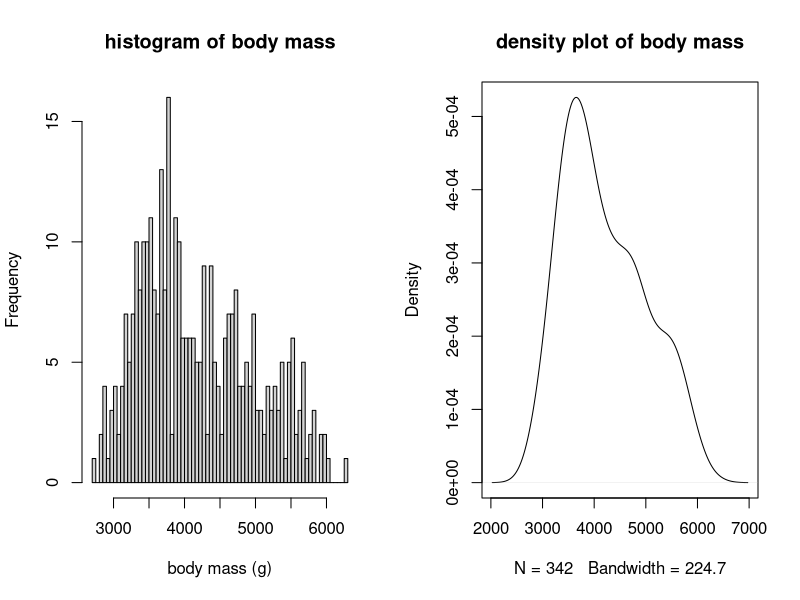
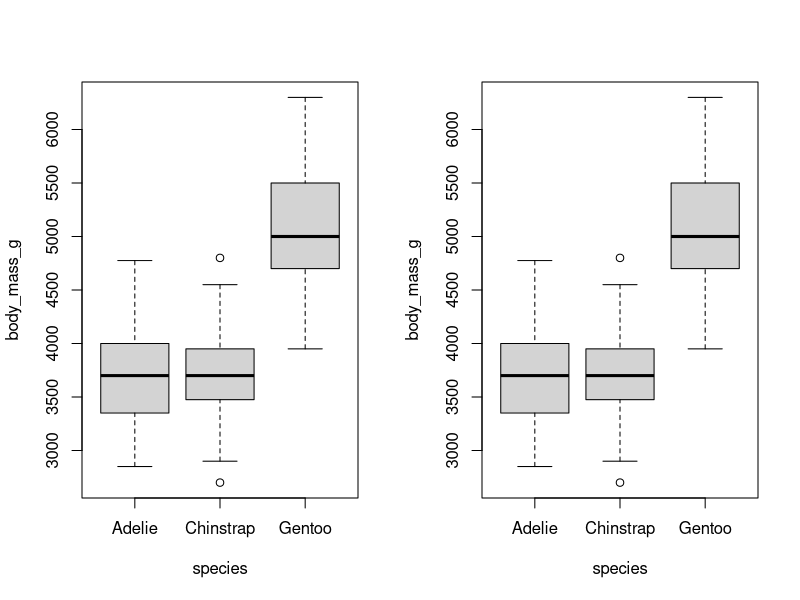
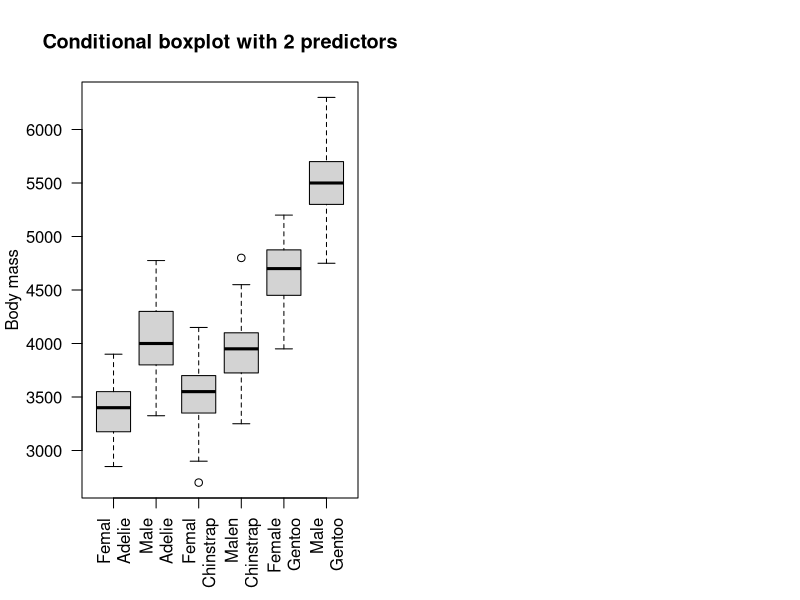

R code for these plots, in order:
##Using models 2

#1-sample t-test
library(palmerpenguins)
t.test(subset(penguins, species == "Gentoo")$flipper_length_mm)


#test if legnth is equal to 218
t.test(
  x = subset(penguins, species == "Gentoo")$flipper_length_mm,
  mu = 218
)

#test if length is smaller thank 218
t.test(
  x = subset(penguins, species == "Gentoo")$flipper_length_mm,
  mu = 218,
  alternative = "less"
)


#2-sample t-test
t.test(flipper_length_mm ~ species, data = subset(penguins, species != "Chinstrap"))

#1 - Analysis of Variance (ANOVA)
#Data exploration
#Graphical
par(mfrow = c(1, 2))
hist(penguins$body_mass_g, breaks = 80, main = "histogram of body mass", xlab = "body mass (g)")
plot(density(penguins$body_mass_g, na.rm = TRUE), main = "density plot of body mass")

require(palmerpenguins)
boxplot(body_mass_g ~ species, data = penguins)

#numerical
dat_chinstrap = subset(penguins, species == "Chinstrap")
mean(dat_chinstrap$body_mass_g, na.rm = TRUE)
shapiro.test(dat_chinstrap$body_mass_g)


#shortcut for calculating the species mean body masses
aggregate(body_mass_g ~ species, data = penguins, FUN = mean)

aggregate(
  body_mass_g ~ species,
  data = penguins,
  FUN = function(x) shapiro.test(x)$p.value)


#Fit a linear model
fit_species = lm(body_mass_g ~ species, data = penguins)

#look at the model coefficients 
summary(fit_species)

#Conduct the ANOVA
anova(fit_species)

#One-Way Anova Complete Walkthrough
fit_species = lm(body_mass_g ~ species, data = penguins)
summary(fit_species)
anova(fit_species)


#Two-Way Additive ANOVA
boxplot(body_mass_g ~ species, data = penguins)

#Fit a 2-way, additive model.
fit_additive = lm(body_mass_g ~ sex + species, data = penguins)

#Two-Way interactive (factorial) ANOVA
fit_interactive = lm(body_mass_g ~ sex * species, data = penguins)

summary(fit_interactive)


#Simple Linear Regression: Penguin Bills and Body Mass
lm(bill_length_mm ~ body_mass_g, data = penguins)

#Q1
boxplot(penguins$body_mass_g ~ penguins$sex:penguins$species,
        main = "Conditional boxplot with 2 predictors",
        las = "2",
        xlab = " ",
        ylab = "Body mass",
        names = c("Femal\nAdelie", "Male\nAdelie", "Femal\nChinstrap", "Malen\nChinstrap", "Female\nGentoo", "Male\nGentoo"))



#Q4
fit_both = lm(body_mass_g ~ sex * species, data = penguins)
summary(fit_both) #see coefficient table 

3368.84+158.37



#Q6
aggregate(body_mass_g ~ species:sex, data = penguins, FUN = mean)

dat_chinstrap2 = subset(penguins, species == "Chinstrap")

dat_chinstrap2 = subset(dat_chinstrap2, sex == "female")
dat_chinstrap2


